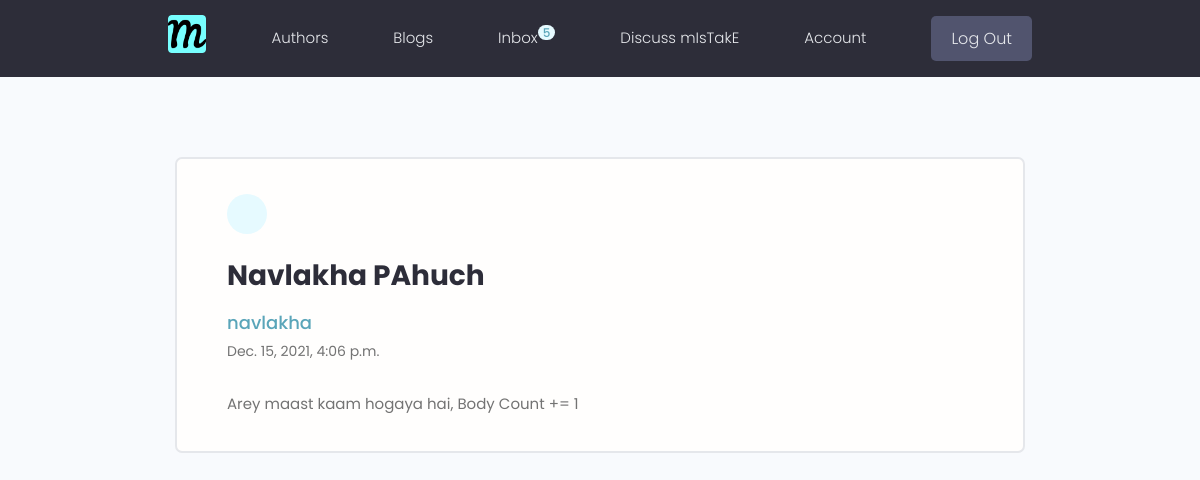
Screenshot of /users/message/a32f76eb-8645-4ed1-be14-caf21e709d35/ (signed in) with the database file from the repository.
### users/models.py (models this page shows, shortened)
class Profile(models.Model):
    user = models.OneToOneField(
        User, on_delete=models.CASCADE, null=True, blank=True)
    name = models.CharField(max_length=200, null=True, blank=True)
    email = models.EmailField(
        max_length=400, unique=True, null=True, blank=True)
    username = models.CharField(max_length=200, blank=True, null=True)
    location = models.CharField(max_length=200, default="Earth, Milky Way")
    short_intro = models.CharField(
        max_length=300, default="BTW, I never wrote an intro BD")
    bio = models.TextField(blank=True, null=True)
    profile_image = CloudinaryField('image', default='default.jpg')
    social_instagram = models.CharField(max_length=200, null=True, blank=True)
    social_facebook = models.CharField(max_length=200, null=True, blank=True)
    social_twitter = models.CharField(max_length=200, null=True, blank=True)
    social_linkedin = models.CharField(max_length=200, null=True, blank=True)
    social_youtube = models.CharField(max_length=200, null=True, blank=True)
    social_website = models.CharField(max_length=200, null=True, blank=True)
    created = models.DateTimeField(auto_now_add=True)
    id = models.UUIDField(default=uuid.uuid4,
                          primary_key=True, unique=True, editable=False)
    class Meta:
        ordering = ['-created']

class Message(models.Model):
    sender = models.ForeignKey(
        Profile, on_delete=SET_NULL, null=True, blank=True)
    recipient = models.ForeignKey(
        Profile, on_delete=SET_NULL, null=True, blank=True, related_name="messages")
    name = models.CharField(max_length=200, default="")
    email = models.EmailField(max_length=200, null=True, blank=True)
    subject = models.CharField(max_length=200, null=True, blank=True)
    body = models.TextField()
    is_read = models.BooleanField(default=False, null=True)
    created = models.DateTimeField(auto_now_add=True)
    id = models.UUIDField(default=uuid.uuid4, unique=True,
                          primary_key=True, editable=False)
    class Meta:
        ordering = ['is_read', '-created']

### users/views.py (the view)
# urls.py: path('message/<str:pk>/', views.viewMessage, name="message"),
@login_required(login_url="login")
def viewMessage(request, pk):
    context = {}
    try:
        profile = request.user.profile
        myMessage = profile.messages.get(id=pk)
        if request.method == "POST":
            myMessage.delete()
            return redirect('inbox')
        if myMessage and not myMessage.is_read:
            myMessage.is_read = True
            myMessage.save()
        context = {'myMessage': myMessage}
    except:
        messages.error(request, "Some error occured, TRY AGAIN !!")
    return render(request, 'users/message.html', context)

### users/templates/users/message.html (shortened to what this page needs)
{% extends 'main.html' %}
{% block content %}
<main class="messagePage my-xl">
    <div class="content-box">
        <div class="message">
            <div style="display: flex;justify-content: space-between;align-items: center;">
                <a class="backButton" style="max-width:90%" href="{% url 'inbox' %}"></a>
                <form action="" method="post" style="width:45px;color: var(--color-main);">
                </form>
            </div>
            <h2 class="message__subject">{{myMessage.subject}}</h4>
                {% if myMessage.sender %}
                <a href="{% url 'profile' myMessage.sender.id %}" class="message__author">{{myMessage.name}}</a>
                {% else %}
                <p class="message__author">{{myMessage.name}}</p>
                {% endif %}
                <p class="message__date">{{myMessage.created}}</p>
                <div class="message__body">{{myMessage.body|linebreaksbr}}</div>
        </div>
    </div>
</main>
{% endblock content %}

### templates/navbar.html (shortened to what this page needs)
{% load static %}
<div>
  <header class="header" >
    <div class="container container--narrow">
      <a href="{% url 'blogs'%}" class="header__logo">
        <img src="{% static 'images/favicon/android-chrome-512x512.png'%}" alt="Mistakes - We make mistakes logo" />
      </a>
      <nav class="header__nav">
        <ul class="header__menu">
          <li class="header__menuItem"><a href="{% url 'profiles' %}">Authors</a></li>
          <li class="header__menuItem"><a href="{% url 'blogs' %}">Blogs</a></li>
          {% if request.user.is_authenticated %}
          <li class="header__menuItem"><a href="{% url 'inbox' %}">Inbox<sup class='tag tag--pill tag--main'
                style="padding:5px;height:15px">{{request.user.profile.messages.all.count}}</sup></a>
          </li>
          <li class="header__menuItem"><a href="{% url 'create-blog' %}?next=account"> Discuss mIsTakE</a></li>
          <li class="header__menuItem"><a href="{% url 'account' %}"> Account </a></li>
          <li class="header__menuItem"><a href="{% url 'logout' %}" class="btn btn--sub">Log Out</a></li>
          {% else %}
          <li class="header__menuItem"><a href="{% url 'login' %}" class="btn btn--sub">Login/Sign Up</a></li>
          {% endif %}
        </ul>
      </nav>
    </div>
  </header>
  <div>

### static/styles/app.css (style rules this page uses)
:root { --color-sub: #2d2d39; }
.btn--sub { background-color: var(--color-sub-light); }
img { width: 100%; }
.content-box { width: 95%; max-width: 85rem; margin: 0 auto; }
.header { position: sticky; z-index: 111; background-color: var(--color-sub); padding: 1.5rem 0; }
.header>.container { display: flex; justify-content: space-between; align-items: center; }
.header__logo>img { height: 3.8rem; }
.header__nav>ul { display: inline-flex; align-items: center; list-style: none; gap: 6.5rem; }
.header__menuItem>a { color: var(--color-light); font-weight: 300; }
.message { padding: 2.5rem 0; }
.message>a { display: flex; gap: 1rem; }
.message__author, .message__date { flex-basis: 25%; }
.message__subject { flex-basis: 50%; }
.message__date { text-align: right; }
.messagePage .message { list-style: none; background: var(--color-white); padding: 3.5rem 5rem; border: 2px solid var(--color-light); border-radius: 0.7rem; }
.messagePage .message__subject { font-size: 2.8rem; color: var(--color-sub); margin-bottom: 1rem; margin-top: 2rem; }
.messagePage .message__author { font-size: 1.8rem; font-weight: 500; }
.messagePage .message__date { font-size: 1.4rem; font-weight: 400; text-align: left; margin-bottom: 3rem; }
.backButton { background: var(--color-main-light); color: var(--color-main); width: 4rem; height: 4rem; display: flex; align-items: center; justify-content: center; border-radius: 50%; }

### static/uikit/styles/modules/_variables.css (style rules this page uses)
:root { --color-main: #5aa5b9; --color-main-light: #e6faff; --color-sub: #3f4156; --color-sub-light: #51546e; --color-sub-lighter: #ededfd; --color-text: #737373; --color-gray: #8b8b8b; --color-light: #e5e7eb; --color-light-gray: #767676; --color-bg: #f8fafd; --color-white: #fffefd; --color-white-light: #f3f3f3; --color-success: #359e64; --color-success-bg: #def8e8; --color-error: #fc4b0b; --color-error-bg: #fff2ee; --font-base: 'Poppins', arial, helvetica, 'Segoe UI', roboto, ubuntu, sans-serif; --font-monospace: 'Fira Code', 'Courier New', courier, monospace; --font-regular: 300; --font-medium: 500; --font-bold: 700; --generic-shadow: 1px 1px 5px #00000010; --generic-transition: all 0.3s ease-in-out; }

### static/uikit/styles/modules/_base.css (style rules this page uses)
* { margin: 0; padding: 0; box-sizing: border-box; text-rendering: optimizeLegibility; color: inherit; font-size: inherit; }
html { font-size: 50%; }
@media only screen and (min-width: 480px) { html { font-size: 56.25%; } }
@media only screen and (min-width: 1200px) { html { font-size: 62.5%; } }
body { line-height: 1.6; font-weight: 400; font-size: 1.5rem; color: var(--color-text); background-color: var(--color-bg); min-height: 100vh; }

### static/uikit/styles/modules/_typography.css (style rules this page uses)
* { font-family: var(--font-base); }
h2 { font-size: 3.6rem; font-weight: var(--font-bold); }
p, span, strong { font-size: 1.6rem; color: var(--color-text); font-weight: var(--font-regular); }
a { padding-bottom: 2px; text-decoration: none; display: inline-block; color: var(--color-main); font-weight: var(--font-medium); }

### static/uikit/styles/modules/_utilities.css (style rules this page uses)
.container { width: 92%; max-width: 165rem; margin: 0 auto; box-sizing: border-box; }
.container--narrow { width: 92%; max-width: 120rem; }
@media screen and (min-width: 1000px) { .container { width: 90%; } }
@media screen and (min-width: 1000px) { .container--narrow { width: 85%; } }
@media screen and (min-width: 1200px) { .container { width: 80%; } }
@media screen and (min-width: 1200px) { .container--narrow { width: 72%; } }
.my-xl { margin: 8rem auto; }

### static/uikit/styles/modules/_button.css (style rules this page uses)
.btn { display: inline-block; position: relative; cursor: pointer; background-color: var(--color-light); font-weight: var(--font-medium); color: var(--color-sub); text-decoration: none; padding: 1rem 2rem; border-radius: 0.5rem; border: none; width: -webkit-fit-content; width: -moz-fit-content; width: fit-content; height: -webkit-fit-content; height: -moz-fit-content; height: fit-content; font-size: 1.6rem; outline-width: 0; outline-color: transparent; -webkit-backface-visibility: hidden; backface-visibility: hidden; transition: all 0.3s ease-in-out; }
.btn--sub { background-color: var(--color-sub); color: var(--color-white); }

### static/uikit/styles/modules/_tag.css (style rules this page uses)
.tag { display: inline-flex; align-items: center; background-color: var(--color-sub); height: -webkit-fit-content; height: -moz-fit-content; height: fit-content; width: -webkit-fit-content; width: -moz-fit-content; width: fit-content; border-radius: 0.5rem; padding: 0.5rem 1.5rem; font-size: 1.2rem; cursor: pointer; }
.tag--pill { border-radius: 5rem; }
.tag--main, .tag--main > small { background: var(--color-main-light); color: var(--color-main); font-weight: 500; }

### rows the page displays
Message: subject "Navlakha PAhuch", name "navlakha", created "Dec. 15, 2021, 4:06 p.m.", body "Arey maast kaam hogaya hai, Body Count += 1"

### other values shown
{{ request.user.profile.messages.all.count }} "5"
